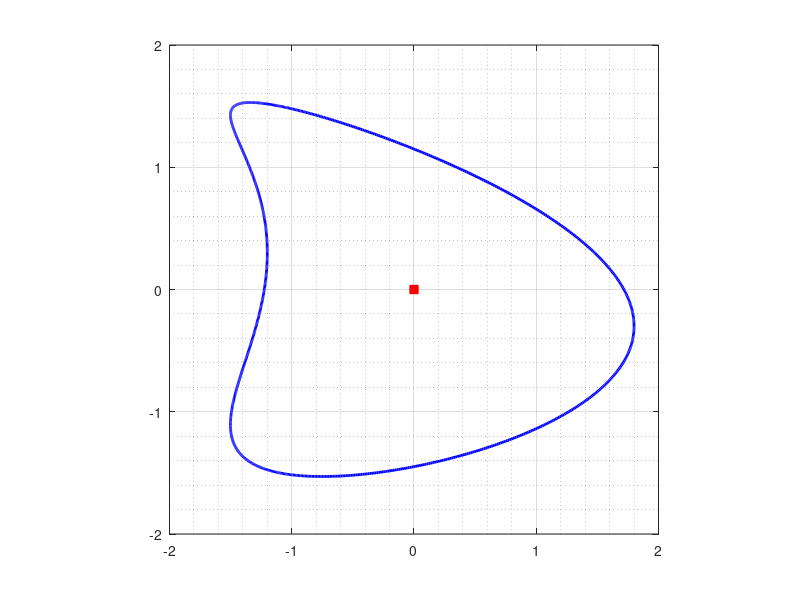

Recreate this plot in MATLAB. (Note: this script raises an error after producing the figure.)
clear;clc
%eigenvalues of KD using E
% Num ex Fig 4, table 1 of The exterior Steklov problem of Euclidean
% domains
addpath ../bie; addpath ../fmm;
%%
n =2^10;
h=2*pi/n;
t = 0:h:2*pi-h; t=t(:);
%%
et    = 1.5*cos(t)+0.7*cos(2*t)-0.4+i*( -1.5*sin(t)-0.3*cos(t));
etp   =-1.5*sin(t)-1.4*sin(2*t)    +i*( -1.5*cos(t)+0.3*sin(t));
etpp  =-1.5*cos(t)-2.8*cos(2*t)    +i*(1.5*sin(t)+0.3*cos(t));
Area  = -h*sum(real(et).*imag(etp))
alpha = 0;
%%
fig1=figure;
hold on; box on;
crv = et; crv(end+1)=crv(1);
plot(real(crv),imag(crv),'b','LineWidth',2);
plot(real(alpha),imag(alpha),'sr','MarkerFaceColor','r');
set(fig1,'PaperSize',[5  5]);
grid on; axis square
ax=gca; 
set(ax,'xminorgrid','on','yminorgrid','on')
ax.GridAlpha=0.25; ax.MinorGridAlpha=0.25;
set(gca,'FontSize',14)
set(ax,'LooseInset',get(ax,'TightInset'))
%%
h        =   2*pi/n;
% 
for k=1:n
    for j=1:n
        if (k==j)
            N(k,j)  =  h*(1/pi)*imag(0.5*(etpp(k)/etp(k)));
            tM(k,j) =  h*(1/pi)*real(0.5*(etpp(k)/etp(k)));
        else
            N(k,j)  =  h*(1/pi)*imag((etp(j))/((et(j)-et(k))));
            tM(k,j) =  h*((1/(2*pi))*cot((t(k)-t(j))/2)...
                        +(1/pi)*real((etp(j))/((et(j)-et(k)))));
        end
    end
end
%
for k=1:n
    for j=1:n
        if (((j-k)/2)-floor((j-k)/2) == 0)
            K(k,j) = 0;
        else
            K(k,j) = (2/n)*cot(pi*(k-j)/n);
        end
    end
end
%
M        =  -K+tM;
E        =  -inv(eye(n)-N)*M;
%%
MD = matD(n);
P  = diag(1./abs(etp));
KD = P*MD*E;
%%
format long g
%
KDI = KD+eye(n);
[V,D] = eigs(KDI,13,'smallestabs');
Dv    = real(diag(D)-1)
%%
% gam4  = real(V(:,4));
% gam8  = real(V(:,8));
% %% 
% mu4 = real(E*gam4);
% mu8 = real(E*gam8);
% %
% cv4   = gam4+E*mu4; c4 = mean(cv4);
% cv8   = gam8+E*mu8; c8 = mean(cv8);
% % 
% %
% F4= gam4+i*mu4;
% F8= gam8+i*mu4;
%%
[x,y] = meshgrid(linspace(-3,3,250),linspace(-3.5,3.5,250));
xv = real(et);
yv = imag(et);
[in on] = inpolygon(x,y,xv,yv);
x(in)=NaN+i*NaN;
y(in)=NaN+i*NaN;
x(on)=NaN+i*NaN;
y(on)=NaN+i*NaN;
%
z=x+i*y;
zv   = z(:).';
zv2  = zv(isfinite(z));
% 
figure;
tiledlayout(2,4,'TileSpacing','tight','Padding','tight');
% 
for kk=1:8
    gam  = real(V(:,kk+2)); c = sqrt(h*sum(gam.^2.*abs(etp))); gam = gam./c; 
    mun  = real(E*gam);
    Fun  = gam+i*mun;
    cv   = gam+E*mun; cinf = mean(cv);
    %
    Fzv23 = fcau(et,etp,Fun,zv2,n,cinf);
    uzv23 = real(Fzv23);
    uzv3  = NaN(size(zv));
    uzv3(isfinite(zv)) = uzv23;
    uz3 = reshape(uzv3,size(z));
    % 
%%
nexttile
set(groot,'defaultAxesTickLabelInterpreter','latex');
set(groot,'defaulttextinterpreter','latex');
set(groot,'defaultLegendInterpreter','latex');
hold on; box on
pcolor(real(z),imag(z),uz3)
hold on
vet = et; vet(end+1)=vet(1);
plot(real(vet),imag(vet),'-k',LineWidth=2)
% title("$\lambda$"+kk)
colormap jet
shading interp 
% axis equal
axis off
axis ([-3 3 -3.5 3.5])
ax=gca; 
set(gca,'LooseInset',get(gca,'TightInset'))
grid on; grid('minor')
ax=gca; 
set(ax,'xminorgrid','on','yminorgrid','on')
ax.GridAlpha=0.25; ax.MinorGridAlpha=0.25;
% set(gca,'FontSize',14)
drawnow
%% 
end
print -depsc fig_kite_8eigf_U
